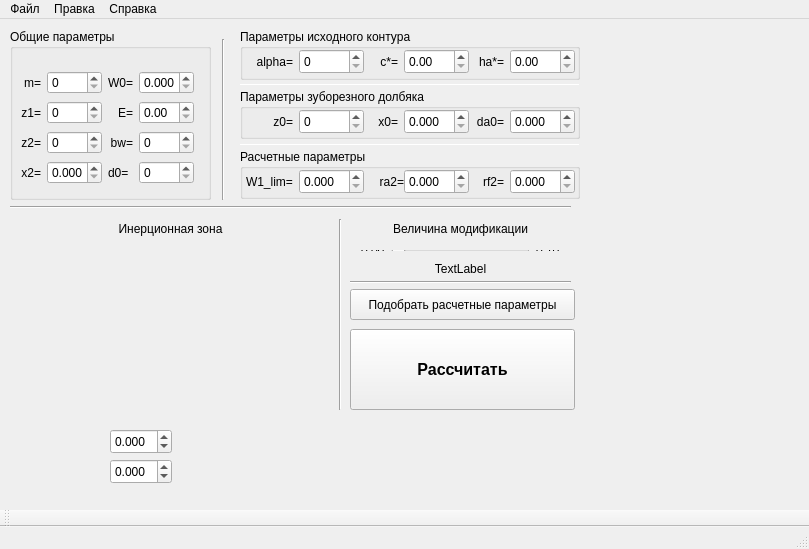
<?xml version="1.0" encoding="UTF-8"?>
<ui version="4.0">
 <class>MainWindow</class>
 <widget class="QMainWindow" name="MainWindow">
  <property name="geometry">
   <rect>
    <x>0</x>
    <y>0</y>
    <width>809</width>
    <height>549</height>
   </rect>
  </property>
  <property name="minimumSize">
   <size>
    <width>580</width>
    <height>456</height>
   </size>
  </property>
  <property name="windowTitle">
   <string>tm_profile - программа для построения инерционных зон</string>
  </property>
  <widget class="QWidget" name="centralWidget">
   <widget class="QPushButton" name="pushButton">
    <property name="geometry">
     <rect>
      <x>350</x>
      <y>270</y>
      <width>225</width>
      <height>31</height>
     </rect>
    </property>
    <property name="text">
     <string>Подобрать расчетные параметры</string>
    </property>
   </widget>
   <widget class="QPushButton" name="MainButton">
    <property name="geometry">
     <rect>
      <x>350</x>
      <y>310</y>
      <width>225</width>
      <height>81</height>
     </rect>
    </property>
    <property name="font">
     <font>
      <pointsize>12</pointsize>
      <weight>75</weight>
      <bold>true</bold>
     </font>
    </property>
    <property name="autoFillBackground">
     <bool>false</bool>
    </property>
    <property name="text">
     <string>Рассчитать</string>
    </property>
   </widget>
   <widget class="PaintArea" name="PaintContactArea" native="true">
    <property name="geometry">
     <rect>
      <x>10</x>
      <y>220</y>
      <width>321</width>
      <height>171</height>
     </rect>
    </property>
    <property name="autoFillBackground">
     <bool>true</bool>
    </property>
   </widget>
   <widget class="QGroupBox" name="groupBox">
    <property name="geometry">
     <rect>
      <x>10</x>
      <y>10</y>
      <width>201</width>
      <height>171</height>
     </rect>
    </property>
    <property name="title">
     <string>Общие параметры</string>
    </property>
    <widget class="QWidget" name="layoutWidget">
     <property name="geometry">
      <rect>
       <x>0</x>
       <y>30</y>
       <width>196</width>
       <height>141</height>
      </rect>
     </property>
     <layout class="QGridLayout" name="gridLayout">
      <item row="0" column="0">
       <widget class="QLabel" name="label">
        <property name="acceptDrops">
         <bool>false</bool>
        </property>
        <property name="toolTip">
         <string comment="Module" extracomment="Module"/>
        </property>
        <property name="frameShadow">
         <enum>QFrame::Plain</enum>
        </property>
        <property name="text">
         <string>m=</string>
        </property>
        <property name="alignment">
         <set>Qt::AlignRight|Qt::AlignTrailing|Qt::AlignVCenter</set>
        </property>
       </widget>
      </item>
      <item row="0" column="1">
       <widget class="QSpinBox" name="m">
        <property name="toolTip">
         <string>Модуль зацепления</string>
        </property>
        <property name="statusTip">
         <string>Модуль</string>
        </property>
        <property name="whatsThis">
         <string/>
        </property>
       </widget>
      </item>
      <item row="0" column="2">
       <widget class="QLabel" name="label_5">
        <property name="text">
         <string>W0=</string>
        </property>
        <property name="alignment">
         <set>Qt::AlignRight|Qt::AlignTrailing|Qt::AlignVCenter</set>
        </property>
        <property name="wordWrap">
         <bool>true</bool>
        </property>
       </widget>
      </item>
      <item row="0" column="3">
       <widget class="QDoubleSpinBox" name="W0">
        <property name="toolTip">
         <string>Аппликата большего торцового сечения венца шестерни</string>
        </property>
        <property name="decimals">
         <number>3</number>
        </property>
       </widget>
      </item>
      <item row="1" column="0">
       <widget class="QLabel" name="label_2">
        <property name="text">
         <string>z1=</string>
        </property>
        <property name="alignment">
         <set>Qt::AlignRight|Qt::AlignTrailing|Qt::AlignVCenter</set>
        </property>
       </widget>
      </item>
      <item row="1" column="1">
       <widget class="QSpinBox" name="z1">
        <property name="toolTip">
         <string>Число зубьев шестерни</string>
        </property>
        <property name="maximum">
         <number>999</number>
        </property>
       </widget>
      </item>
      <item row="1" column="2">
       <widget class="QLabel" name="label_6">
        <property name="text">
         <string>E=</string>
        </property>
        <property name="alignment">
         <set>Qt::AlignRight|Qt::AlignTrailing|Qt::AlignVCenter</set>
        </property>
       </widget>
      </item>
      <item row="1" column="3">
       <widget class="QDoubleSpinBox" name="E">
        <property name="toolTip">
         <string>Межосевой угол</string>
        </property>
       </widget>
      </item>
      <item row="2" column="0">
       <widget class="QLabel" name="label_3">
        <property name="text">
         <string>z2=</string>
        </property>
        <property name="alignment">
         <set>Qt::AlignRight|Qt::AlignTrailing|Qt::AlignVCenter</set>
        </property>
       </widget>
      </item>
      <item row="2" column="1">
       <widget class="QSpinBox" name="z2">
        <property name="toolTip">
         <string>Число зубьев колеса</string>
        </property>
        <property name="maximum">
         <number>999</number>
        </property>
       </widget>
      </item>
      <item row="2" column="2">
       <widget class="QLabel" name="label_19">
        <property name="text">
         <string>bw=</string>
        </property>
        <property name="alignment">
         <set>Qt::AlignRight|Qt::AlignTrailing|Qt::AlignVCenter</set>
        </property>
       </widget>
      </item>
      <item row="2" column="3">
       <widget class="QSpinBox" name="bw">
        <property name="toolTip">
         <string>Ширина зубчатого венча</string>
        </property>
       </widget>
      </item>
      <item row="3" column="0">
       <widget class="QLabel" name="label_4">
        <property name="text">
         <string>x2=</string>
        </property>
        <property name="alignment">
         <set>Qt::AlignRight|Qt::AlignTrailing|Qt::AlignVCenter</set>
        </property>
       </widget>
      </item>
      <item row="3" column="1">
       <widget class="QDoubleSpinBox" name="x2">
        <property name="toolTip">
         <string>Коэффициент смещения колеса</string>
        </property>
        <property name="decimals">
         <number>3</number>
        </property>
       </widget>
      </item>
      <item row="3" column="2">
       <widget class="QLabel" name="label_18">
        <property name="text">
         <string>d0=</string>
        </property>
       </widget>
      </item>
      <item row="3" column="3">
       <widget class="QSpinBox" name="d0">
        <property name="toolTip">
         <string>Делительный диаметр фрезы</string>
        </property>
       </widget>
      </item>
     </layout>
    </widget>
   </widget>
   <widget class="QGroupBox" name="groupBox_2">
    <property name="geometry">
     <rect>
      <x>240</x>
      <y>10</y>
      <width>340</width>
      <height>51</height>
     </rect>
    </property>
    <property name="title">
     <string>Параметры исходного контура</string>
    </property>
    <widget class="QDoubleSpinBox" name="ha">
     <property name="geometry">
      <rect>
       <x>270</x>
       <y>20</y>
       <width>65</width>
       <height>25</height>
      </rect>
     </property>
     <property name="toolTip">
      <string>Коэффициент высоты зуба</string>
     </property>
    </widget>
    <widget class="QLabel" name="label_11">
     <property name="geometry">
      <rect>
       <x>130</x>
       <y>20</y>
       <width>28</width>
       <height>25</height>
      </rect>
     </property>
     <property name="text">
      <string>c*=</string>
     </property>
     <property name="alignment">
      <set>Qt::AlignRight|Qt::AlignTrailing|Qt::AlignVCenter</set>
     </property>
    </widget>
    <widget class="QLabel" name="label_7">
     <property name="geometry">
      <rect>
       <x>235</x>
       <y>20</y>
       <width>29</width>
       <height>25</height>
      </rect>
     </property>
     <property name="text">
      <string>ha*=</string>
     </property>
     <property name="alignment">
      <set>Qt::AlignRight|Qt::AlignTrailing|Qt::AlignVCenter</set>
     </property>
    </widget>
    <widget class="QDoubleSpinBox" name="c">
     <property name="geometry">
      <rect>
       <x>164</x>
       <y>20</y>
       <width>65</width>
       <height>25</height>
      </rect>
     </property>
     <property name="toolTip">
      <string>Коэффициент радиального зазора</string>
     </property>
    </widget>
    <widget class="QLabel" name="label_10">
     <property name="geometry">
      <rect>
       <x>6</x>
       <y>20</y>
       <width>47</width>
       <height>25</height>
      </rect>
     </property>
     <property name="text">
      <string>alpha=</string>
     </property>
     <property name="alignment">
      <set>Qt::AlignRight|Qt::AlignTrailing|Qt::AlignVCenter</set>
     </property>
    </widget>
    <widget class="QSpinBox" name="alpha">
     <property name="geometry">
      <rect>
       <x>59</x>
       <y>20</y>
       <width>65</width>
       <height>25</height>
      </rect>
     </property>
     <property name="toolTip">
      <string>Угол профиля</string>
     </property>
    </widget>
   </widget>
   <widget class="QGroupBox" name="groupBox_3">
    <property name="geometry">
     <rect>
      <x>240</x>
      <y>70</y>
      <width>340</width>
      <height>50</height>
     </rect>
    </property>
    <property name="title">
     <string>Параметры зуборезного долбяка</string>
    </property>
    <widget class="QDoubleSpinBox" name="da0">
     <property name="geometry">
      <rect>
       <x>270</x>
       <y>20</y>
       <width>65</width>
       <height>25</height>
      </rect>
     </property>
     <property name="toolTip">
      <string>Диаметр вершин зубьев</string>
     </property>
     <property name="decimals">
      <number>3</number>
     </property>
    </widget>
    <widget class="QDoubleSpinBox" name="x0">
     <property name="geometry">
      <rect>
       <x>164</x>
       <y>20</y>
       <width>65</width>
       <height>25</height>
      </rect>
     </property>
     <property name="toolTip">
      <string>Коэффициент смещения</string>
     </property>
     <property name="decimals">
      <number>3</number>
     </property>
    </widget>
    <widget class="QSpinBox" name="z0">
     <property name="geometry">
      <rect>
       <x>59</x>
       <y>20</y>
       <width>65</width>
       <height>25</height>
      </rect>
     </property>
     <property name="toolTip">
      <string>Число зубьев</string>
     </property>
    </widget>
    <widget class="QLabel" name="label_13">
     <property name="geometry">
      <rect>
       <x>6</x>
       <y>20</y>
       <width>47</width>
       <height>25</height>
      </rect>
     </property>
     <property name="text">
      <string>z0=</string>
     </property>
     <property name="alignment">
      <set>Qt::AlignRight|Qt::AlignTrailing|Qt::AlignVCenter</set>
     </property>
    </widget>
    <widget class="QLabel" name="label_15">
     <property name="geometry">
      <rect>
       <x>235</x>
       <y>20</y>
       <width>29</width>
       <height>25</height>
      </rect>
     </property>
     <property name="text">
      <string>da0=</string>
     </property>
     <property name="alignment">
      <set>Qt::AlignRight|Qt::AlignTrailing|Qt::AlignVCenter</set>
     </property>
    </widget>
    <widget class="QLabel" name="label_14">
     <property name="geometry">
      <rect>
       <x>130</x>
       <y>20</y>
       <width>28</width>
       <height>25</height>
      </rect>
     </property>
     <property name="text">
      <string>x0=</string>
     </property>
     <property name="alignment">
      <set>Qt::AlignRight|Qt::AlignTrailing|Qt::AlignVCenter</set>
     </property>
    </widget>
   </widget>
   <widget class="QGroupBox" name="groupBox_4">
    <property name="geometry">
     <rect>
      <x>240</x>
      <y>130</y>
      <width>340</width>
      <height>50</height>
     </rect>
    </property>
    <property name="title">
     <string>Расчетные параметры</string>
    </property>
    <widget class="QDoubleSpinBox" name="rf2">
     <property name="geometry">
      <rect>
       <x>270</x>
       <y>20</y>
       <width>65</width>
       <height>25</height>
      </rect>
     </property>
     <property name="toolTip">
      <string>Радиус впадин колеса</string>
     </property>
     <property name="decimals">
      <number>3</number>
     </property>
    </widget>
    <widget class="QDoubleSpinBox" name="W1_lim">
     <property name="geometry">
      <rect>
       <x>59</x>
       <y>20</y>
       <width>65</width>
       <height>25</height>
      </rect>
     </property>
     <property name="toolTip">
      <string>Предельное торцовое сечение шестерни</string>
     </property>
     <property name="decimals">
      <number>3</number>
     </property>
    </widget>
    <widget class="QLabel" name="label_17">
     <property name="geometry">
      <rect>
       <x>6</x>
       <y>20</y>
       <width>47</width>
       <height>25</height>
      </rect>
     </property>
     <property name="text">
      <string>W1_lim=</string>
     </property>
     <property name="wordWrap">
      <bool>true</bool>
     </property>
    </widget>
    <widget class="QDoubleSpinBox" name="ra2">
     <property name="geometry">
      <rect>
       <x>164</x>
       <y>20</y>
       <width>65</width>
       <height>25</height>
      </rect>
     </property>
     <property name="toolTip">
      <string>Радиус вершин колеса</string>
     </property>
     <property name="decimals">
      <number>3</number>
     </property>
    </widget>
    <widget class="QLabel" name="label_8">
     <property name="geometry">
      <rect>
       <x>130</x>
       <y>20</y>
       <width>34</width>
       <height>25</height>
      </rect>
     </property>
     <property name="text">
      <string>ra2=</string>
     </property>
     <property name="alignment">
      <set>Qt::AlignRight|Qt::AlignTrailing|Qt::AlignVCenter</set>
     </property>
    </widget>
    <widget class="QLabel" name="label_16">
     <property name="geometry">
      <rect>
       <x>241</x>
       <y>20</y>
       <width>23</width>
       <height>25</height>
      </rect>
     </property>
     <property name="text">
      <string>rf2=</string>
     </property>
     <property name="alignment">
      <set>Qt::AlignRight|Qt::AlignTrailing|Qt::AlignVCenter</set>
     </property>
    </widget>
   </widget>
   <widget class="Line" name="line">
    <property name="geometry">
     <rect>
      <x>213</x>
      <y>20</y>
      <width>20</width>
      <height>161</height>
     </rect>
    </property>
    <property name="orientation">
     <enum>Qt::Vertical</enum>
    </property>
   </widget>
   <widget class="Line" name="line_2">
    <property name="geometry">
     <rect>
      <x>240</x>
      <y>65</y>
      <width>340</width>
      <height>1</height>
     </rect>
    </property>
    <property name="orientation">
     <enum>Qt::Horizontal</enum>
    </property>
   </widget>
   <widget class="Line" name="line_3">
    <property name="geometry">
     <rect>
      <x>240</x>
      <y>125</y>
      <width>340</width>
      <height>1</height>
     </rect>
    </property>
    <property name="orientation">
     <enum>Qt::Horizontal</enum>
    </property>
   </widget>
   <widget class="QLabel" name="label_9">
    <property name="geometry">
     <rect>
      <x>350</x>
      <y>200</y>
      <width>221</width>
      <height>20</height>
     </rect>
    </property>
    <property name="text">
     <string>Величина модификации</string>
    </property>
    <property name="alignment">
     <set>Qt::AlignCenter</set>
    </property>
   </widget>
   <widget class="QLabel" name="label_12">
    <property name="geometry">
     <rect>
      <x>10</x>
      <y>200</y>
      <width>321</width>
      <height>20</height>
     </rect>
    </property>
    <property name="text">
     <string>Инерционная зона</string>
    </property>
    <property name="alignment">
     <set>Qt::AlignCenter</set>
    </property>
   </widget>
   <widget class="QLabel" name="label_dx">
    <property name="geometry">
     <rect>
      <x>350</x>
      <y>240</y>
      <width>221</width>
      <height>20</height>
     </rect>
    </property>
    <property name="text">
     <string>TextLabel</string>
    </property>
    <property name="alignment">
     <set>Qt::AlignCenter</set>
    </property>
   </widget>
   <widget class="Line" name="line_4">
    <property name="geometry">
     <rect>
      <x>10</x>
      <y>180</y>
      <width>561</width>
      <height>16</height>
     </rect>
    </property>
    <property name="orientation">
     <enum>Qt::Horizontal</enum>
    </property>
   </widget>
   <widget class="Line" name="line_5">
    <property name="geometry">
     <rect>
      <x>330</x>
      <y>200</y>
      <width>20</width>
      <height>191</height>
     </rect>
    </property>
    <property name="orientation">
     <enum>Qt::Vertical</enum>
    </property>
   </widget>
   <widget class="Line" name="line_6">
    <property name="geometry">
     <rect>
      <x>350</x>
      <y>253</y>
      <width>221</width>
      <height>20</height>
     </rect>
    </property>
    <property name="orientation">
     <enum>Qt::Horizontal</enum>
    </property>
   </widget>
   <widget class="QWidget" name="layoutWidget">
    <property name="geometry">
     <rect>
      <x>350</x>
      <y>220</y>
      <width>221</width>
      <height>23</height>
     </rect>
    </property>
    <layout class="QHBoxLayout" name="horizontalLayout">
     <item>
      <widget class="QLabel" name="label_20">
       <property name="text">
        <string>0.00</string>
       </property>
      </widget>
     </item>
     <item>
      <widget class="QSlider" name="dx">
       <property name="minimum">
        <number>0</number>
       </property>
       <property name="maximum">
        <number>10</number>
       </property>
       <property name="singleStep">
        <number>1</number>
       </property>
       <property name="pageStep">
        <number>2</number>
       </property>
       <property name="value">
        <number>0</number>
       </property>
       <property name="sliderPosition">
        <number>0</number>
       </property>
       <property name="orientation">
        <enum>Qt::Horizontal</enum>
       </property>
       <property name="invertedAppearance">
        <bool>false</bool>
       </property>
       <property name="invertedControls">
        <bool>false</bool>
       </property>
      </widget>
     </item>
     <item>
      <widget class="QLabel" name="label_21">
       <property name="text">
        <string>0.10</string>
       </property>
      </widget>
     </item>
    </layout>
   </widget>
   <widget class="QDoubleSpinBox" name="dx_0">
    <property name="geometry">
     <rect>
      <x>110</x>
      <y>410</y>
      <width>62</width>
      <height>25</height>
     </rect>
    </property>
    <property name="decimals">
     <number>3</number>
    </property>
    <property name="minimum">
     <double>-1.000000000000000</double>
    </property>
    <property name="maximum">
     <double>1.000000000000000</double>
    </property>
    <property name="singleStep">
     <double>0.005000000000000</double>
    </property>
   </widget>
   <widget class="QDoubleSpinBox" name="dx_bw">
    <property name="geometry">
     <rect>
      <x>110</x>
      <y>440</y>
      <width>62</width>
      <height>25</height>
     </rect>
    </property>
    <property name="decimals">
     <number>3</number>
    </property>
    <property name="minimum">
     <double>-1.000000000000000</double>
    </property>
    <property name="maximum">
     <double>1.000000000000000</double>
    </property>
    <property name="singleStep">
     <double>0.005000000000000</double>
    </property>
   </widget>
  </widget>
  <widget class="QMenuBar" name="menuBar">
   <property name="geometry">
    <rect>
     <x>0</x>
     <y>0</y>
     <width>809</width>
     <height>24</height>
    </rect>
   </property>
   <widget class="QMenu" name="menu">
    <property name="title">
     <string>Файл</string>
    </property>
   </widget>
   <widget class="QMenu" name="menu_2">
    <property name="title">
     <string>Правка</string>
    </property>
   </widget>
   <widget class="QMenu" name="menu_3">
    <property name="title">
     <string>Справка</string>
    </property>
   </widget>
   <addaction name="menu"/>
   <addaction name="menu_2"/>
   <addaction name="menu_3"/>
  </widget>
  <widget class="QToolBar" name="mainToolBar">
   <attribute name="toolBarArea">
    <enum>BottomToolBarArea</enum>
   </attribute>
   <attribute name="toolBarBreak">
    <bool>false</bool>
   </attribute>
  </widget>
  <widget class="QStatusBar" name="statusBar"/>
 </widget>
 <layoutdefault spacing="6" margin="11"/>
 <customwidgets>
  <customwidget>
   <class>PaintArea</class>
   <extends>QWidget</extends>
   <header location="global">paint_area.h</header>
   <container>1</container>
  </customwidget>
 </customwidgets>
 <resources/>
 <connections>
  <connection>
   <sender>dx</sender>
   <signal>valueChanged(int)</signal>
   <receiver>label_dx</receiver>
   <slot>setNum(int)</slot>
   <hints>
    <hint type="sourcelabel">
     <x>440</x>
     <y>256</y>
    </hint>
    <hint type="destinationlabel">
     <x>458</x>
     <y>273</y>
    </hint>
   </hints>
  </connection>
 </connections>
</ui>
